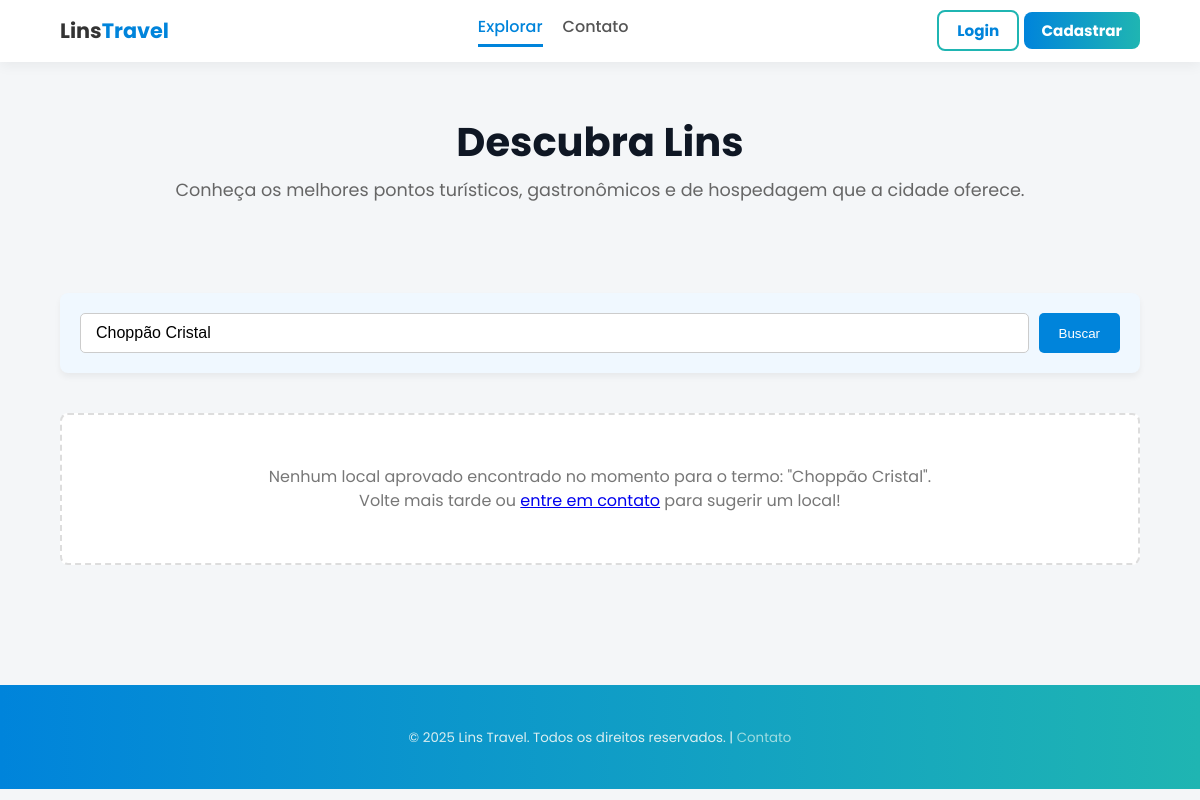
/php/explorar.php?busca=Choppão Cristal, run on an earlier commit of the app's database.
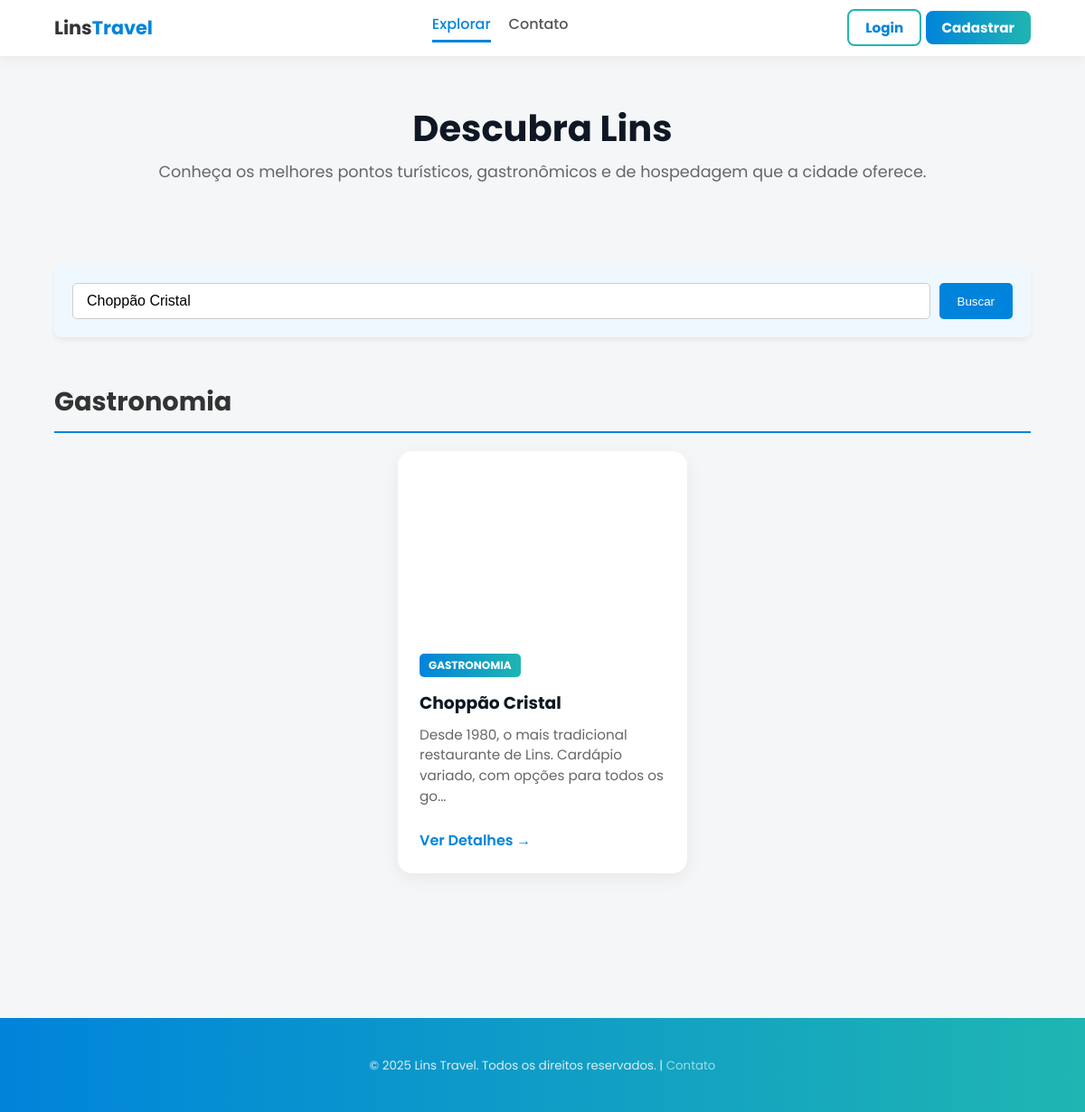
And on a later commit of the database.
### tables this page shows
CREATE TABLE `lugares` (
  `id` int(11) NOT NULL,
  `dono_id` int(11) NOT NULL,
  `nome` varchar(255) NOT NULL,
  `descricao` text NOT NULL,
  `endereco` varchar(255) NOT NULL,
  `imagem` varchar(255) NOT NULL,
  `categoria` enum('destaque','turismo','gastronomia','hospedagem') NOT NULL,
  `status_aprovacao` enum('pendente','aprovado','rejeitado','') NOT NULL,
  `estrelas_media` decimal(2,1) NOT NULL,
  `data_cadastro` datetime NOT NULL,
  `cep` varchar(10) DEFAULT NULL,
  `telefone` varchar(15) DEFAULT NULL
);

### php/explorar.php (the view, shortened to what the changed rows need)
<?php
include "conn.php";
function buscarLocaisAprovados($pdo, $termoBusca = null) {
    $sql = "SELECT
                id,
                nome,
                descricao,
                categoria,
                imagem
            FROM lugares
            WHERE status_aprovacao = 'aprovado'";
    $params = [];
    if ($termoBusca) {
        $sql .= " AND (nome LIKE :busca OR descricao LIKE :busca)";
        $params['busca'] = '%' . $termoBusca . '%';
    }
    $sql .= " ORDER BY categoria, nome ASC";
    try {
        $stmt = $pdo->prepare($sql);
        $stmt->execute($params);
        return $stmt->fetchAll(PDO::FETCH_ASSOC);
    } catch (PDOException $e) {
        error_log("Erro ao buscar locais aprovados: " . $e->getMessage());
        return [];
    }
}
$termoBusca = $_GET['busca'] ?? null;
$locais = buscarLocaisAprovados($pdo, $termoBusca);
$locaisPorCategoria = [];
foreach ($locais as $lugar) {
    $categoria_key = strtolower($lugar['categoria']);
    $locaisPorCategoria[$categoria_key][] = $lugar;
}
$categoriasMap = [
    'destaque' => 'Destaques',
    'turismo' => 'Turismo',
    'gastronomia' => 'Gastronomia',
    'hospedagem' => 'Hospedagem'
];
?>
<!DOCTYPE html>
<html lang="pt-br">
<head>
    <link rel="stylesheet" href="../css/style.css">
    <link rel="stylesheet" href="../css/explorar.css">
</head>
<body>
<main>
    <header class="page-header">
        <div class="container">
            <h1>Descubra Lins</h1>
        </div>
    </header>
    <section class="section explorar-section">
        <div class="container">
            <?php if (empty($locais)): ?>
                <div class="no-results">
                    <p>Nenhum local aprovado encontrado no momento<?php echo $termoBusca ? ' para o termo: "'.htmlspecialchars($termoBusca).'"' : ''; ?>.</p>
                    <p>Volte mais tarde ou <a href="contato.php" class="action-link">entre em contato</a> para sugerir um local!</p>
                </div>
            <?php else: ?>
                <?php
                foreach ($categoriasMap as $categoria_key => $categoria_titulo):
                    if (isset($locaisPorCategoria[$categoria_key])):
                ?>
                        <section id="<?= $categoria_key ?>" class="category-section">
                            <h2 class="category-title"><?= $categoria_titulo ?></h2>
                            <div class="grid">
                                <?php foreach ($locaisPorCategoria[$categoria_key] as $lugar):
                                    $detail_link = "detalhe.php?id=" . $lugar['id'];
                                ?>
                                    <a href="<?= $detail_link ?>" class="card">
                                        <div class="card-media"
                                            style="background-image: url('<?= htmlspecialchars($lugar['imagem']) ?>');"
                                            onerror="this.style.backgroundImage='url(https://placehold.co/400x200/cccccc/333333?text=Imagem+N%C3%A3o+Dispon%C3%ADvel)'">
                                        </div>
                                        <div class="card-body">
                                            <span class="status-badge"
                                                style="background: linear-gradient(90deg, #0084db, #1fb5b2); font-size: 0.75rem;">
                                                <?= htmlspecialchars(ucfirst($lugar['categoria'])) ?>
                                            </span>
                                            <h3><?= htmlspecialchars($lugar['nome']) ?></h3>
                                            <p>
                                                <?= htmlspecialchars(mb_strimwidth($lugar['descricao'], 0, 100, "...")) ?>
                                            </p>
                                            <div class="card-action-btn">
                                                Ver Detalhes &rarr;
                                            </div>
                                        </div>
                                    </a>
                                <?php endforeach; ?>
                            </div>
                        </section>
                <?php
                    endif;
                endforeach;
                ?>
            <?php endif; ?>
        </div>
    </section>
</main>
</body>
</html>

What changed in the data, as far as the page shows it:
now on this page (row edited): lugares: categoria_titulo "Gastronomia", categoria "GASTRONOMIA", nome "Choppão Cristal", descricao "Desde 1980, o mais tradicional restaurante de Lins. Cardápio variado, com opções para todos os go..."
Also different on the page:
$termoBusca: "Choppão Cristal" → (not shown)
text no longer shown: "Nenhum local aprovado encontrado no momento para o termo: \" \" . Volte mais tarde ou entre em contato para sugerir um local!"
